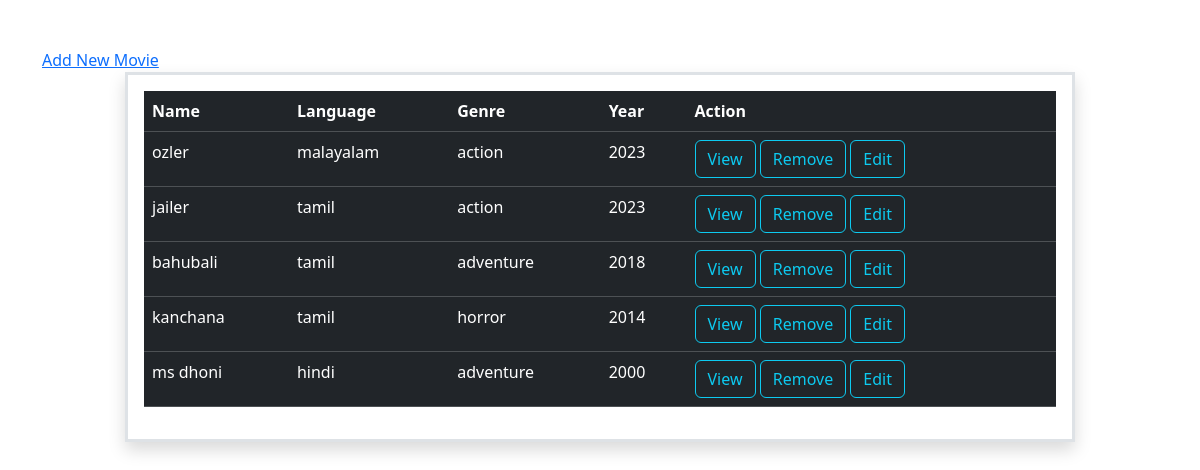
The app's page /movie/all/ with its own data.
### myapp/models.py (models this page shows, shortened)
class Movie(models.Model):
    name=models.CharField(max_length=200,unique=True)
    language=models.CharField(max_length=200)
    runt_time=models.PositiveBigIntegerField()
    genre=models.CharField(max_length=200)
    director=models.CharField(max_length=200)
    year=models.PositiveBigIntegerField()
    actors=models.CharField(max_length=200)

### myapp/views.py (the view)
# urls.py: path('movie/all/',views.MovieListView.as_view(),name="movie-list"),
class MovieListView(View):
    def get(self,request,*args,**kwargs):
        qs=Movie.objects.all()
        return render(request,"movie_list.html",{"data":qs})

### myapp/templates/movie_list.html (shortened to what this page needs)
<!DOCTYPE html>
<html lang="en">
<head>
    <link href="https://cdn.jsdelivr.net/npm/bootstrap@5.3.2/dist/css/bootstrap.min.css" rel="stylesheet">
</head>
<body>
    <div class="container mt-5">
        <div class="row">
            <a href="{%url 'movie-add'%}">Add New  Movie</a>
        </div>
       <div class="row">
        <div class="col-1"></div>
        <div class="col-10 p-3 border border-3 shadow">
            <table class="table table-dark">
                <tr>
                    <th>Name</th>
                    <th>Language</th>
                    <th>Genre</th>
                    <th>Year</th>
                    <th>Action</th>
                </tr>
                {%for m in data%}
                <tr>
                    <td>{{m.name}}</td>
                    <td>{{m.language}}</td>
                    <td>{{m.genre}}</td>
                    <td>{{m.year}}</td>
                    <td>
                        <a href="{%url 'movie-detail' m.id%}"class="btn btn-outline-info">View</a>
                        <a href="{%url 'movie-delete' m.id%}"class="btn btn-outline-info">Remove</a>
                        <a href="{%url 'movie-edit' m.id%}"class="btn btn-outline-info">Edit</a>
                    </td>
                </tr>
                {%endfor%}
            </table>
        </div>
        <div class="col-1"></div>
       </div>
    </div>
</body>
</html>

### records on screen
Movie: name "ozler", language "malayalam", genre "action", year "2023"
Movie: name "jailer", language "tamil", genre "action", year "2023"
Movie: name "bahubali", language "tamil", genre "adventure", year "2018"
Movie: name "kanchana", language "tamil", genre "horror", year "2014"
Movie: name "ms dhoni", language "hindi", genre "adventure", year "2000"
